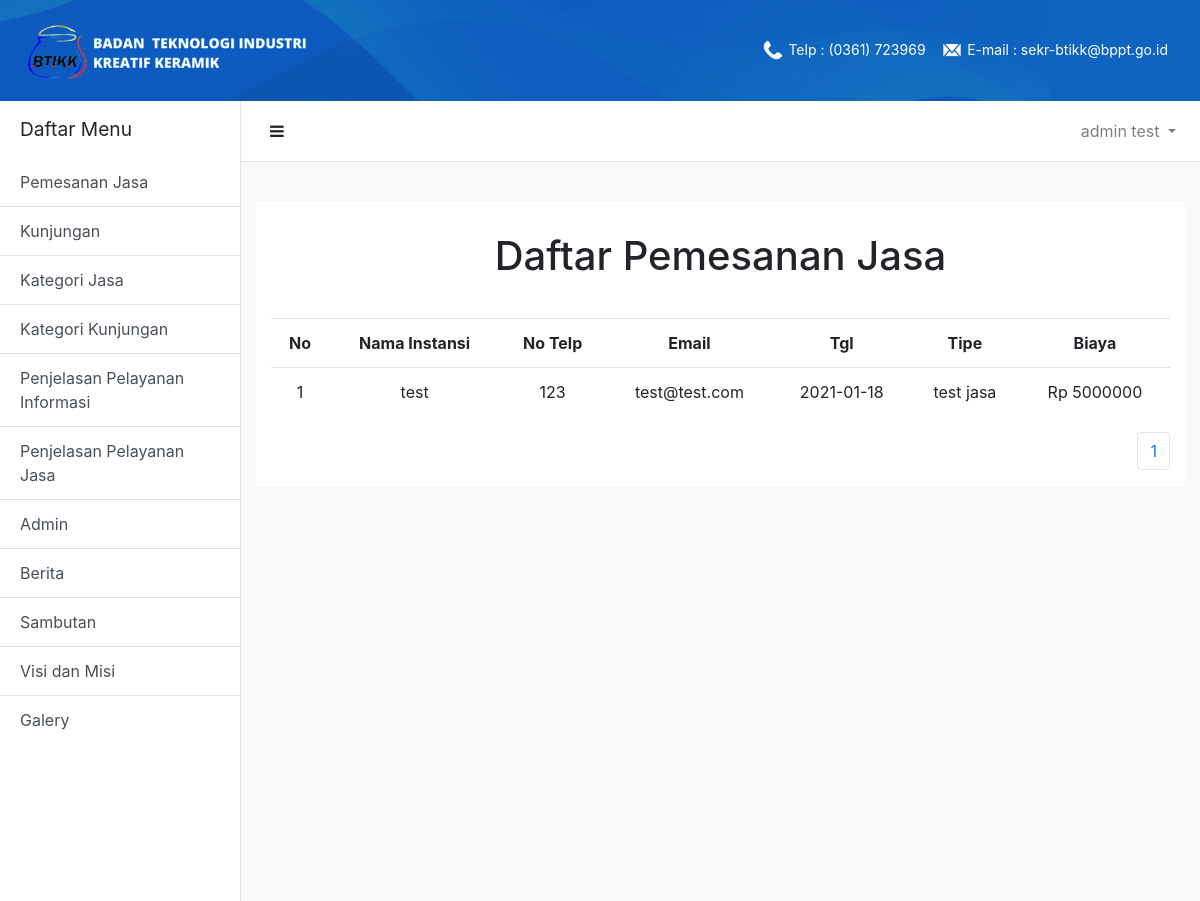
The app's page /adminContent/pemesananJasa.php (signed in), older data.
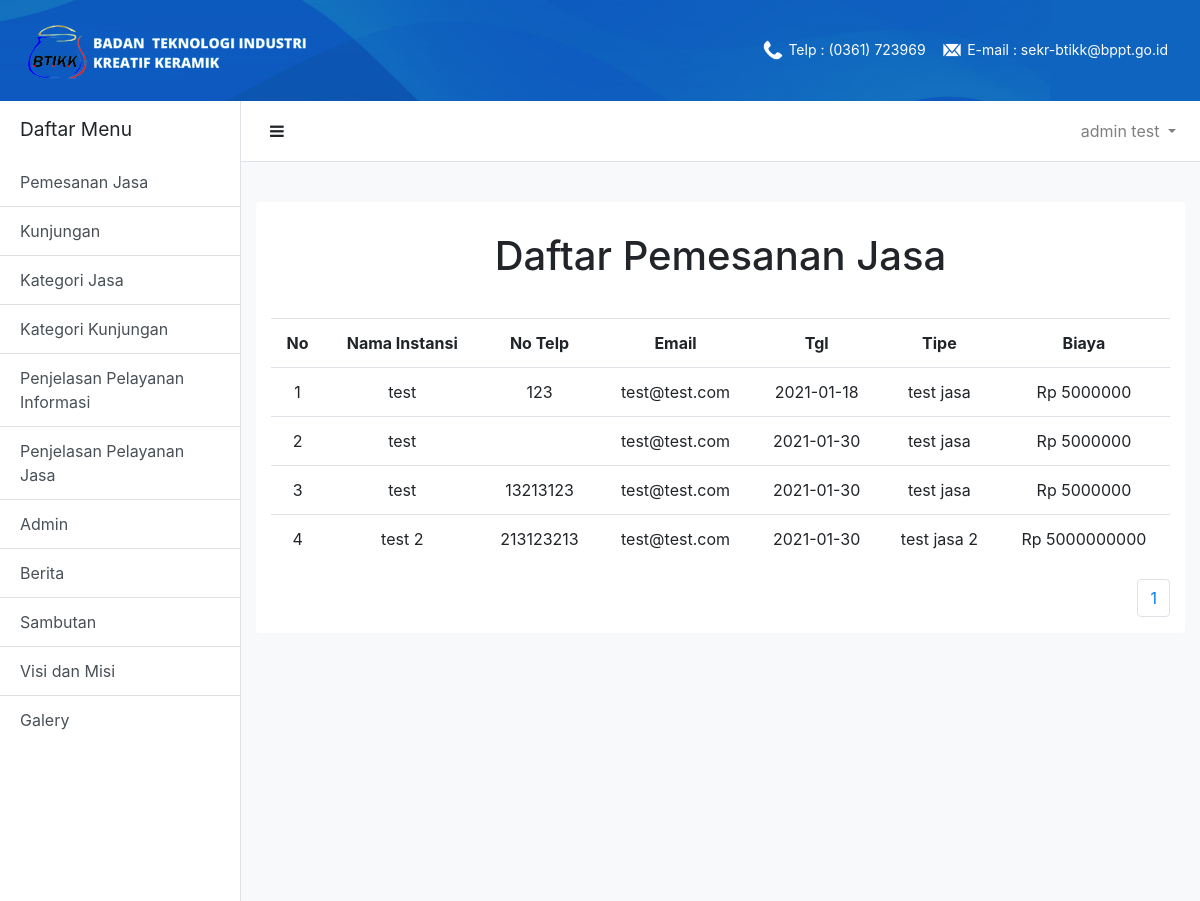
The same page, newer data.
### tables this page shows
CREATE TABLE `tb_jasa` (
  `id_jasa` int(11) NOT NULL,
  `id_tipe_jasa` int(11) NOT NULL,
  `nama_instansi` varchar(255) NOT NULL,
  `notlp` varchar(255) NOT NULL,
  `email` varchar(255) NOT NULL,
  `tgl` date NOT NULL
);

CREATE TABLE `tb_kategorijasa` (
  `id_kategoriJasa` int(11) NOT NULL,
  `tipe_jasa` varchar(255) NOT NULL,
  `biaya` float NOT NULL,
  `ket` varchar(255) NOT NULL
);

### adminContent/pemesananJasa.php (the view, shortened to what this page needs)
<?php
    include("../dashboardUser.php");
?>
    <div class="card-title text-center" id="user-content-title">
        <h1>Daftar Pemesanan Jasa</h1>
    </div>
    <div class='card-content'>
        <div class="container">
            <table class='table'>
                <tr class='text-center'>
                    <th>No</th>
                    <th>Nama Instansi</th>
                    <th>No Telp</th>
                    <th>Email</th>
                    <th>Tgl</th>
                    <th>Tipe</th>
                    <th>Biaya</th>
                </tr>
<?php
    $batas   = 5;
    if(!isset($_GET['halaman'])){
        $posisi  = 0;
    }else{
        $posisi  = ($_GET['halaman']-1) * $batas;
    }
    $no = $posisi+1;
    $tampil = mysqli_query($conn,"SELECT * FROM tb_jasa order by id_jasa asc limit $posisi,$batas");
    $num = mysqli_num_rows($tampil);
    if($num==0)
    {
      echo "
            <tr>
              <td class='text-center' colspan='7'>
                Data Kosong
              </td>
            </tr>";
    }else
    {
      while($array=mysqli_fetch_array($tampil))
      {
        $sql = mysqli_query($conn,"SELECT * FROM tb_kategoriJasa where id_kategoriJasa =".$array['id_tipe_jasa']);
        $kategori = mysqli_fetch_assoc($sql);
        echo "
                <tr>
                    <td class='text-center'>".$no."</td>
                    <td class='text-center'>".$array['nama_instansi']."</td>
                    <td class='text-center'>".$array['notlp']."</td>
                    <td class='text-center'>".$array['email']."</td>
                    <td class='text-center'>".$array['tgl']."</td>
                    <td class='text-center'>".$kategori['tipe_jasa']."</td>
                    <td class='text-center'>Rp ".$kategori['biaya']."</td>
                </tr>
          ";
        $no++;
      }
    }
?>
                    </table>
                    <div class='d-flex justify-content-end'>
                        <div class="text-center">
                            <ul class="pagination">
                                <?php
                                    $tampil = mysqli_query ($conn,"SELECT * FROM tb_jasa");
                                    $num = mysqli_num_rows($tampil);
                                    $jmlhalaman = ceil($num/$batas);
                                    for($i=1;$i<=$jmlhalaman;$i++) {
                                            echo "<li class='page-item'><a class='page-link' href='pemesananJasa.php?halaman=$i'>$i</a></li>";
                                    }
                                ?>
                    </div>
            </div>
        </div>
    </div>
    </div>
</div>

Row changes from the older to the newer data that the page shows:
added tb_jasa: nama_instansi "test", email "test@test.com", tgl "2021-01-30", id_tipe_jasa.tipe_jasa "test jasa", id_tipe_jasa.biaya "5000000"
added tb_jasa: nama_instansi "test", notlp "13213123", email "test@test.com", tgl "2021-01-30", id_tipe_jasa.tipe_jasa "test jasa", id_tipe_jasa.biaya "5000000"
added tb_jasa: nama_instansi "test 2", notlp "213123213", email "test@test.com", tgl "2021-01-30", id_tipe_jasa.tipe_jasa "test jasa 2", id_tipe_jasa.biaya "5000000000"
